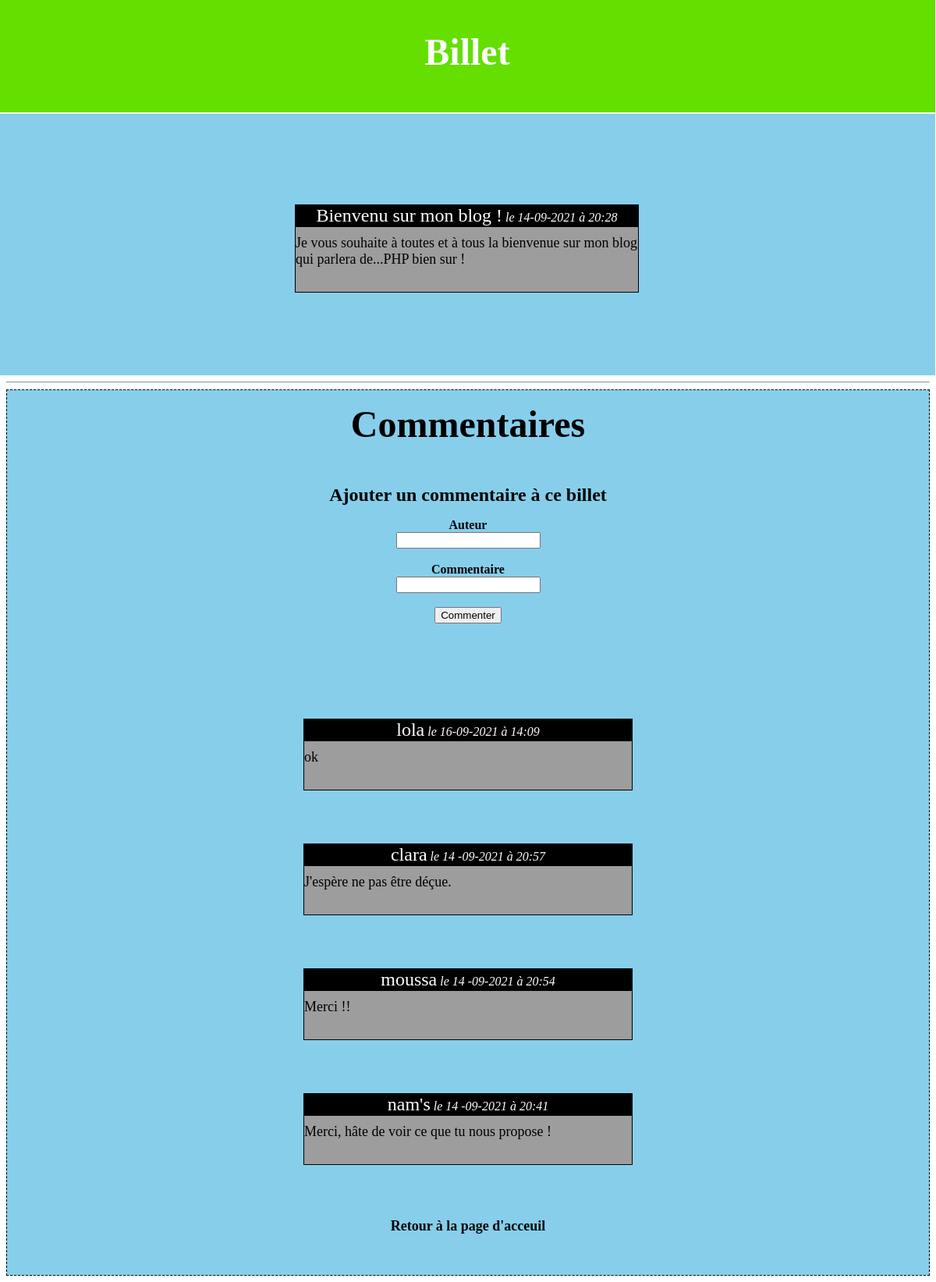
/commentaires.php?num=2, run on the app's committed database.
### tables this page shows
CREATE TABLE `billet` (
  `id` int(11) NOT NULL,
  `titre` varchar(255) NOT NULL,
  `contenu` text NOT NULL,
  `dates` varchar(20) NOT NULL,
  `temps` varchar(20) NOT NULL
);

CREATE TABLE `commentaire` (
  `id` int(11) NOT NULL,
  `id_billet` int(11) NOT NULL,
  `auteur` varchar(255) NOT NULL,
  `commentaire` text NOT NULL,
  `dates` varchar(20) NOT NULL,
  `temps` varchar(20) NOT NULL
);

### commentaires.php (the view, shortened to what this page needs)
<!DOCTYPE html>
<html>
<head>
    <link rel="stylesheet" href="css.css">
    <link rel="stylesheet" href="css2.css">
</head>
<body>
    <center>
        <p class="ajout"><strong><font size=10px>Billet</font></strong></p>
        <?php
            require_once('connect.php');
            $request=$bdd->prepare('SELECT id, titre, contenu, dates, temps FROM billet WHERE id=:nombre');
            $request->execute(array(
                'nombre'=>$_GET['num']
            ));
            $donnee=$request->fetch();
            echo '<center class="bloc"><p class="titre"><font size=5px>'.strip_tags($donnee['titre']).'<em><font size=3px> le '.strip_tags($donnee['dates']).' à '.strip_tags($donnee['temps']).'</font></em></font></p><br/><p class="contenu"><font size=4px>'.strip_tags($donnee['contenu']).'<br/><br/></font></p><br/><br/><br/><br/><br/></center>';
        ?>
        <hr/>
        <center class="fform">
            <p><strong><font size=7px>Commentaires</font></strong></p>
            <br/>
            <p><strong><font size="5px">Ajouter un commentaire à ce billet</font></strong></p>
            <form method="post" action="traitement_com.php">
                <p>
                    <label for="auteur"><strong>Auteur</strong></label><br/>
                    <input type="text" name="auteur" id="auteur"/><br/><br/>
                    <label for="commentaire"><strong>Commentaire</strong></label><br/>
                    <input type="text" name="commentaire" id="commentaire"/><br/><br/>
                    <input type="submit" value="Commenter"/><br/><br/><br/><br/>
                </p>
            </form>
            <br/><br/>
            <?php
                include('connect.php');
                $req2=$bdd->prepare('SELECT id, id_billet, auteur, commentaire, dates, temps FROM commentaire WHERE id_billet=:num ORDER BY id DESC LIMIT 0, 10');
                $req2->execute(array(
                    'num'=>strip_tags($_GET['num'])
                ));
                while($donnees=$req2->fetch()){
                    echo '<p class="titre"><font size=5px>'.strip_tags($donnees['auteur']).'<em><font size=3px> le '.strip_tags($donnees['dates']).' à '.strip_tags($donnees['temps']).'</font></em></font></p><br/><p class="contenu"><font size=4px>'.strip_tags($donnees['commentaire']).'<br/><br/></font></p><br/><br/>';
                }
            ?>
            <p><strong><font size="4px"><a class="ajt" href="index.php">Retour à la page d'acceuil</a></font></strong></p>
            <br/><br/>
        </center>
    </center>
<body>
</html>

### css.css (style rules this page uses)
.titre { border: 1px solid black; margin-left: 380px; margin-right: 380px; background-color: black; color: white; }
.contenu { border: 1px solid black; margin-left: 380px; margin-right: 380px; padding-top: 10px; padding-bottom: 10px; margin-top: -35px; text-align: left; background-color: rgb(157, 157, 157); color: black; }

### css2.css (style rules this page uses)
.ajout { border: 1px solid white; background-color: rgb(100, 223, 0); color: white; margin-left: -10px; margin-right: -8px; margin-top: -10px; padding-top: 40px; padding-bottom: 50px; }
.ajt { text-decoration: none; color: black }
.bloc { background-color: skyblue; margin-left: -10px; margin-right: -7px; margin-top: -15px; padding-top: 100px; }
.fform { border: 1px dashed black; background-color: skyblue; }

### data on the page
billet: titre "Bienvenu sur mon blog !", dates "14-09-2021", temps "20:28", contenu "Je vous souhaite à toutes et à tous la bienvenue sur mon blog qui parlera de...PHP bien sur !"
commentaire: auteur "lola", dates "16-09-2021", temps "14:09", commentaire "ok"
commentaire: auteur "clara", dates "14 -09-2021", temps "20:57", commentaire "J'espère ne pas être déçue."
commentaire: auteur "moussa", dates "14 -09-2021", temps "20:54", commentaire "Merci !!"
commentaire: auteur "nam's", dates "14 -09-2021", temps "20:41", commentaire "Merci, hâte de voir ce que tu nous propose !"
